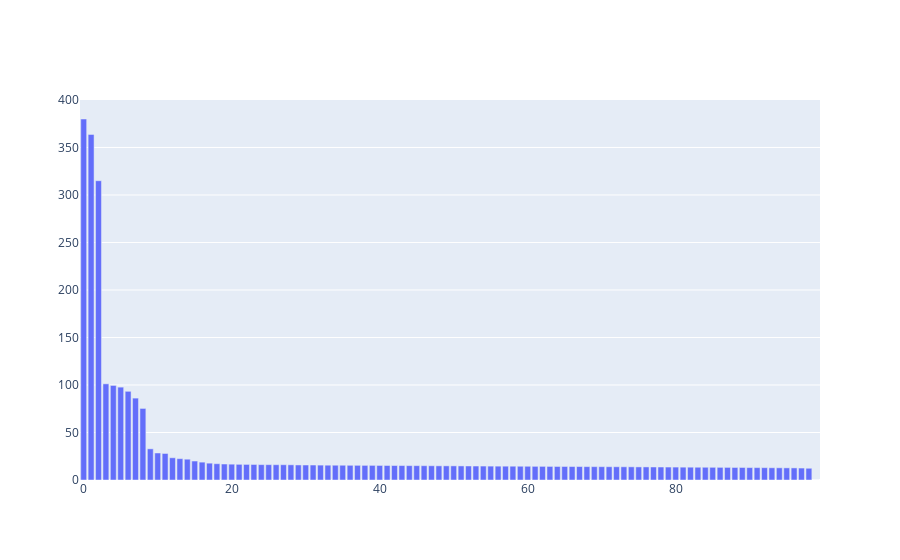

Here is the notebook cell this chart was saved with:
### Markdown cell above
Now standardize the user history data and compute the SVD:

### Code cell
# subtract the mean
his_meanzero = his_M - np.mean(his_M, axis=1, keepdims=True)
# divide by the standard deviation
his_std = his_meanzero/np.std(his_meanzero, axis=1, keepdims=True)
# SVD
U, S, VT = np.linalg.svd(his_std, full_matrices=False)

# make a figure showing the singular values
svd_figure = pgo.Figure([pgo.Bar(x=np.arange(len(S)), y=S)])
svd_figure.show()

### Figure 1 — Plotly figure (JSON) as saved in the notebook; plotly's stock layout.template omitted (floating-point values rounded to 4 significant figures)
{"data": [{"type": "bar", "x": [0, 1, 2, 3, 4, 5, 6, 7, 8, 9, 10, 11, 12, 13, 14, 15, 16, 17, 18, 19, 20, 21, 22, 23, 24, 25, 26, 27, 28, 29, 30, 31, 32, 33, 34, 35, 36, 37, 38, 39, 40, 41, 42, 43, 44, 45, 46, 47, 48, 49, 50, 51, 52, 53, 54, 55, 56, 57, 58, 59, 60, 61, 62, 63, 64, 65, 66, 67, 68, 69, 70, 71, 72, 73, 74, 75, 76, 77, 78, 79, 80, 81, 82, 83, 84, 85, 86, 87, 88, 89, 90, 91, 92, 93, 94, 95, 96, 97, 98, 99], "y": [380.0, 363.8, 315.0, 101.2, 99.53, 97.75, 93.35, 86.19, 75.33, 32.8, 28.44, 27.91, 23.4, 22.46, 21.9, 19.97, 18.8, 17.72, 17.15, 16.82, 16.65, 16.49, 16.41, 16.34, 16.19, 16.13, 16.09, 16.08, 15.99, 15.83, 15.79, 15.76, 15.67, 15.58, 15.56, 15.53, 15.47, 15.45, 15.39, 15.39, 15.31, 15.27, 15.23, 15.21, 15.13, 15.08, 15.05, 15.0, 14.91, 14.89, 14.88, 14.82, 14.77, 14.7, 14.68, 14.61, 14.58, 14.55, 14.51, 14.48, 14.45, 14.38, 14.35, 14.3, 14.24, 14.23, 14.16, 14.15, 14.08, 14.05, 14.02, 13.99, 13.95, 13.91, 13.86, 13.79, 13.77, 13.69, 13.66, 13.64, 13.58, 13.51, 13.48, 13.43, 13.41, 13.35, 13.3, 13.26, 13.19, 13.17, 13.07, 13.04, 12.98, 12.86, 12.84, 12.78, 12.74, 12.57, 12.35, 2.473e-13]}], "layout": {}}
